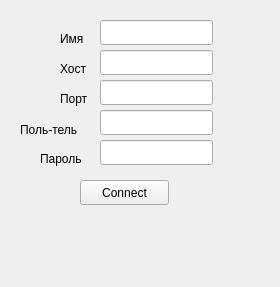
<?xml version="1.0" encoding="UTF-8"?>
<ui version="4.0">
 <class>dbconnect</class>
 <widget class="QWidget" name="dbconnect">
  <property name="geometry">
   <rect>
    <x>0</x>
    <y>0</y>
    <width>280</width>
    <height>287</height>
   </rect>
  </property>
  <property name="windowTitle">
   <string>Form</string>
  </property>
  <widget class="QLineEdit" name="lineEdit">
   <property name="geometry">
    <rect>
     <x>100</x>
     <y>20</y>
     <width>113</width>
     <height>25</height>
    </rect>
   </property>
  </widget>
  <widget class="QLineEdit" name="lineEdit_2">
   <property name="geometry">
    <rect>
     <x>100</x>
     <y>50</y>
     <width>113</width>
     <height>25</height>
    </rect>
   </property>
  </widget>
  <widget class="QLineEdit" name="lineEdit_3">
   <property name="geometry">
    <rect>
     <x>100</x>
     <y>80</y>
     <width>113</width>
     <height>25</height>
    </rect>
   </property>
  </widget>
  <widget class="QLineEdit" name="lineEdit_4">
   <property name="geometry">
    <rect>
     <x>100</x>
     <y>110</y>
     <width>113</width>
     <height>25</height>
    </rect>
   </property>
  </widget>
  <widget class="QLineEdit" name="lineEdit_5">
   <property name="geometry">
    <rect>
     <x>100</x>
     <y>140</y>
     <width>113</width>
     <height>25</height>
    </rect>
   </property>
  </widget>
  <widget class="QLabel" name="label">
   <property name="geometry">
    <rect>
     <x>60</x>
     <y>30</y>
     <width>67</width>
     <height>17</height>
    </rect>
   </property>
   <property name="text">
    <string>Имя</string>
   </property>
  </widget>
  <widget class="QLabel" name="label_2">
   <property name="geometry">
    <rect>
     <x>60</x>
     <y>60</y>
     <width>67</width>
     <height>17</height>
    </rect>
   </property>
   <property name="text">
    <string>Хост</string>
   </property>
  </widget>
  <widget class="QLabel" name="label_3">
   <property name="geometry">
    <rect>
     <x>60</x>
     <y>90</y>
     <width>67</width>
     <height>17</height>
    </rect>
   </property>
   <property name="text">
    <string>Порт</string>
   </property>
  </widget>
  <widget class="QLabel" name="label_4">
   <property name="geometry">
    <rect>
     <x>20</x>
     <y>120</y>
     <width>81</width>
     <height>20</height>
    </rect>
   </property>
   <property name="text">
    <string>Поль-тель</string>
   </property>
  </widget>
  <widget class="QLabel" name="label_5">
   <property name="geometry">
    <rect>
     <x>40</x>
     <y>150</y>
     <width>67</width>
     <height>17</height>
    </rect>
   </property>
   <property name="text">
    <string>Пароль</string>
   </property>
  </widget>
  <widget class="QPushButton" name="pushButton">
   <property name="geometry">
    <rect>
     <x>80</x>
     <y>180</y>
     <width>89</width>
     <height>25</height>
    </rect>
   </property>
   <property name="text">
    <string>Connect</string>
   </property>
  </widget>
  <widget class="QLabel" name="label_6">
   <property name="geometry">
    <rect>
     <x>10</x>
     <y>220</y>
     <width>261</width>
     <height>51</height>
    </rect>
   </property>
   <property name="text">
    <string/>
   </property>
  </widget>
 </widget>
 <resources/>
 <connections/>
</ui>
